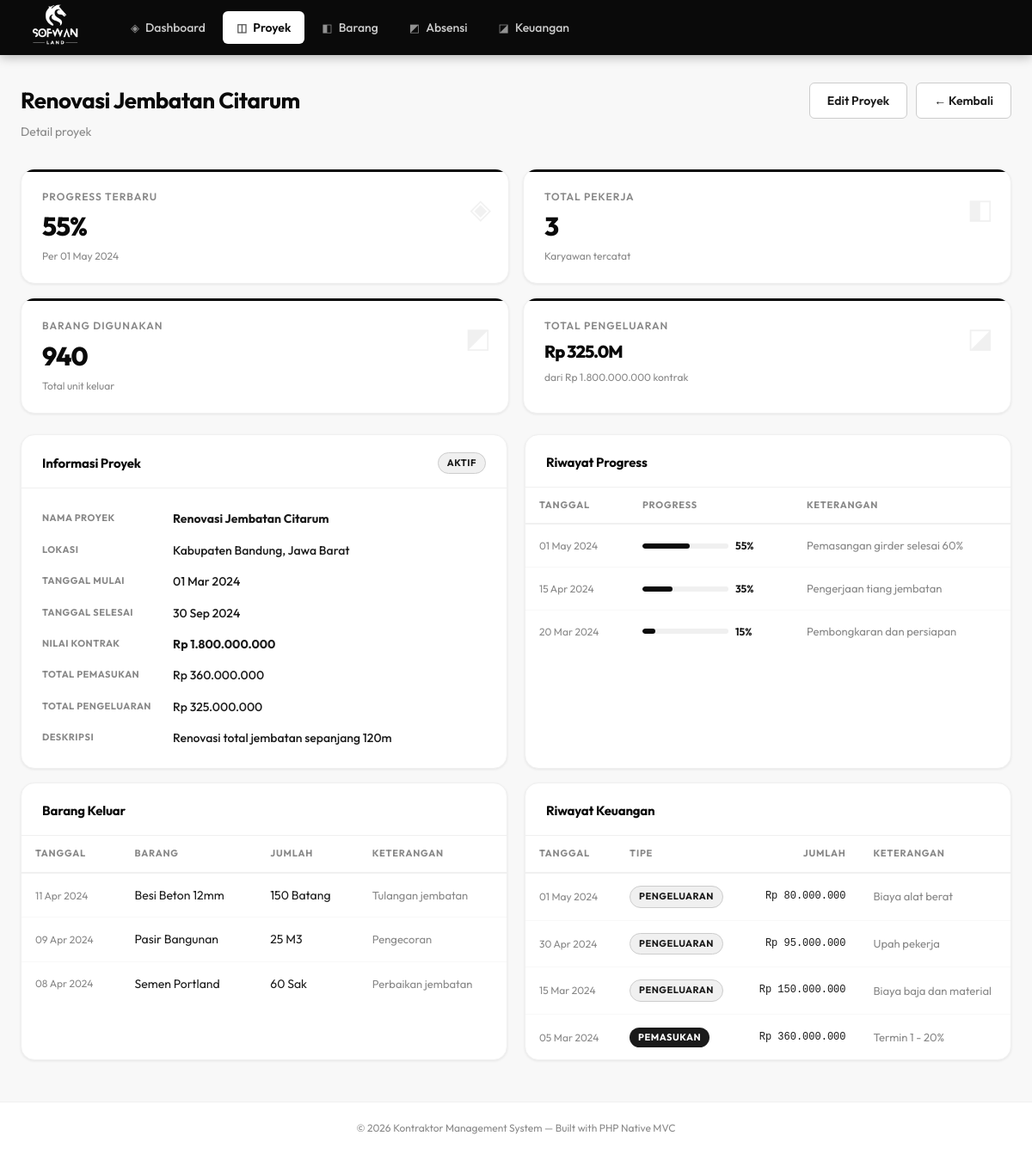
Page /index.php/public/index.php?page=proyek&action=detail&id=2 on the committed database.
### tables this page shows
CREATE TABLE IF NOT EXISTS proyek (
    id INT AUTO_INCREMENT PRIMARY KEY,
    nama_proyek VARCHAR(255) NOT NULL,
    lokasi VARCHAR(255) NOT NULL,
    tanggal_mulai DATE,
    tanggal_selesai DATE,
    nilai_kontrak DECIMAL(15,2) DEFAULT 0,
    status ENUM('aktif','selesai','pending') DEFAULT 'aktif',
    deskripsi TEXT,
    created_at TIMESTAMP DEFAULT CURRENT_TIMESTAMP
);

CREATE TABLE IF NOT EXISTS progress (
    id INT AUTO_INCREMENT PRIMARY KEY,
    id_proyek INT NOT NULL,
    persentase INT NOT NULL DEFAULT 0,
    keterangan TEXT,
    tanggal DATE NOT NULL,
    created_at TIMESTAMP DEFAULT CURRENT_TIMESTAMP,
    FOREIGN KEY (id_proyek) REFERENCES proyek(id)
);

CREATE TABLE IF NOT EXISTS barang_keluar (
    id INT AUTO_INCREMENT PRIMARY KEY,
    id_barang INT NOT NULL,
    id_proyek INT NOT NULL,
    jumlah INT NOT NULL,
    tanggal DATE NOT NULL,
    keterangan TEXT,
    created_at TIMESTAMP DEFAULT CURRENT_TIMESTAMP,
    FOREIGN KEY (id_barang) REFERENCES barang(id),
    FOREIGN KEY (id_proyek) REFERENCES proyek(id)
);

CREATE TABLE IF NOT EXISTS barang (
    id INT AUTO_INCREMENT PRIMARY KEY,
    nama_barang VARCHAR(255) NOT NULL,
    satuan VARCHAR(50),
    stok INT DEFAULT 0,
    harga_satuan DECIMAL(15,2) DEFAULT 0,
    created_at TIMESTAMP DEFAULT CURRENT_TIMESTAMP
);

CREATE TABLE IF NOT EXISTS laporan_keuangan (
    id INT AUTO_INCREMENT PRIMARY KEY,
    id_proyek INT NOT NULL,
    tipe ENUM('pemasukan','pengeluaran') NOT NULL,
    jumlah DECIMAL(15,2) NOT NULL,
    keterangan TEXT,
    tanggal DATE NOT NULL,
    created_at TIMESTAMP DEFAULT CURRENT_TIMESTAMP,
    FOREIGN KEY (id_proyek) REFERENCES proyek(id)
);

### config/database.php (called while the page is built, shortened)
<?php
function getDB() {
    static $pdo = null;
    if ($pdo === null) {
        try {
            $dsn = "mysql:host=" . DB_HOST . ";dbname=" . DB_NAME . ";charset=utf8mb4";
            $pdo = new PDO($dsn, DB_USER, DB_PASS, [
                PDO::ATTR_ERRMODE            => PDO::ERRMODE_EXCEPTION,
                PDO::ATTR_DEFAULT_FETCH_MODE => PDO::FETCH_ASSOC,
                PDO::ATTR_EMULATE_PREPARES   => false,
            ]);
        } catch (PDOException $e) {
            die(json_encode(['error' => 'Koneksi database gagal: ' . $e->getMessage()]));
        }
    }
    return $pdo;
}

### app/models/ProyekModel.php (called while the page is built, shortened)
<?php
class ProyekModel {
    private $db;
    public function __construct() {
        $this->db = getDB();
    }
    public function getDetail(int $id): ?array {
        $stmt = $this->db->prepare("
            SELECT
                p.*,
                COALESCE(pr.persentase, 0) AS progress_terbaru,
                COALESCE(pr.keterangan, '') AS progress_ket,
                COALESCE(pr.tanggal, '') AS progress_tgl,
                COUNT(DISTINCT a.id_karyawan) AS total_pekerja,
                COALESCE(SUM(bk.jumlah), 0) AS total_barang_keluar,
                COALESCE(lk_sum.total_biaya, 0) AS total_biaya,
                COALESCE(lk_sum.total_pemasukan, 0) AS total_pemasukan
            FROM proyek p
            LEFT JOIN (
                SELECT id_proyek, persentase, keterangan, tanggal FROM progress
                WHERE (id_proyek, tanggal) IN (
                    SELECT id_proyek, MAX(tanggal) FROM progress GROUP BY id_proyek
                )
            ) pr ON pr.id_proyek = p.id
            LEFT JOIN absensi a ON a.id_proyek = p.id
            LEFT JOIN barang_keluar bk ON bk.id_proyek = p.id
            LEFT JOIN (
                SELECT id_proyek,
                    SUM(CASE WHEN tipe = 'pengeluaran' THEN jumlah ELSE 0 END) AS total_biaya,
                    SUM(CASE WHEN tipe = 'pemasukan' THEN jumlah ELSE 0 END) AS total_pemasukan
                FROM laporan_keuangan GROUP BY id_proyek
            ) lk_sum ON lk_sum.id_proyek = p.id
            WHERE p.id = ?
            GROUP BY p.id, pr.persentase, pr.keterangan, pr.tanggal,
                     lk_sum.total_biaya, lk_sum.total_pemasukan
        ");
        $stmt->execute([$id]);
        return $stmt->fetch() ?: null;
    }
    public function getProgressHistory(int $id): array {
        $stmt = $this->db->prepare(
            "SELECT * FROM progress WHERE id_proyek = ? ORDER BY tanggal DESC LIMIT 10"
        );
        $stmt->execute([$id]);
        return $stmt->fetchAll();
    }
    public function getKeuanganHistory(int $id): array {
        $stmt = $this->db->prepare(
            "SELECT * FROM laporan_keuangan WHERE id_proyek = ? ORDER BY tanggal DESC LIMIT 10"
        );
        $stmt->execute([$id]);
        return $stmt->fetchAll();
    }
    public function getBarangKeluar(int $id): array {
        $stmt = $this->db->prepare("
            SELECT bk.*, b.nama_barang, b.satuan
            FROM barang_keluar bk
            JOIN barang b ON b.id = bk.id_barang
            WHERE bk.id_proyek = ?
            ORDER BY bk.tanggal DESC
        ");
        $stmt->execute([$id]);
        return $stmt->fetchAll();
    }
}

### app/views/proyek/detail.php (the view)
<?php require BASE_PATH . '/app/views/layouts/header.php'; ?>
<div class="detail-stats">
    <div class="stat-card">
        <div class="stat-label">Progress Terbaru</div>
        <div class="stat-value"><?= $proyek['progress_terbaru'] ?>%</div>
        <?php if ($proyek['progress_tgl']): ?>
        <div class="stat-trend">Per <?= date('d M Y', strtotime($proyek['progress_tgl'])) ?></div>
        <?php endif; ?>
        <div class="stat-icon">◈</div>
    </div>
    <div class="stat-card">
        <div class="stat-label">Total Pekerja</div>
        <div class="stat-value"><?= $proyek['total_pekerja'] ?></div>
        <div class="stat-trend">Karyawan tercatat</div>
        <div class="stat-icon">◧</div>
    </div>
    <div class="stat-card">
        <div class="stat-label">Barang Digunakan</div>
        <div class="stat-value"><?= number_format($proyek['total_barang_keluar']) ?></div>
        <div class="stat-trend">Total unit keluar</div>
        <div class="stat-icon">◩</div>
    </div>
    <div class="stat-card">
        <div class="stat-label">Total Pengeluaran</div>
        <div class="stat-value small">Rp <?= number_format($proyek['total_biaya']/1000000, 1) ?>M</div>
        <div class="stat-trend">dari Rp <?= number_format($proyek['nilai_kontrak'], 0, ',', '.') ?> kontrak</div>
        <div class="stat-icon">◪</div>
    </div>
</div>
<div class="grid-2">
    <div class="card">
        <div class="card-header"><span class="card-title">Informasi Proyek</span>
            <span class="badge badge-<?= $proyek['status'] ?>"><?= ucfirst($proyek['status']) ?></span>
        </div>
        <div class="card-body">
            <div class="info-list">
                <div class="info-item">
                    <span class="info-key">Nama Proyek</span>
                    <span class="info-val fw-700"><?= htmlspecialchars($proyek['nama_proyek']) ?></span>
                </div>
                <div class="info-item">
                    <span class="info-key">Lokasi</span>
                    <span class="info-val"><?= htmlspecialchars($proyek['lokasi']) ?></span>
                </div>
                <div class="info-item">
                    <span class="info-key">Tanggal Mulai</span>
                    <span class="info-val"><?= $proyek['tanggal_mulai'] ? date('d M Y', strtotime($proyek['tanggal_mulai'])) : '-' ?></span>
                </div>
                <div class="info-item">
                    <span class="info-key">Tanggal Selesai</span>
                    <span class="info-val"><?= $proyek['tanggal_selesai'] ? date('d M Y', strtotime($proyek['tanggal_selesai'])) : '-' ?></span>
                </div>
                <div class="info-item">
                    <span class="info-key">Nilai Kontrak</span>
                    <span class="info-val fw-700">Rp <?= number_format($proyek['nilai_kontrak'], 0, ',', '.') ?></span>
                </div>
                <div class="info-item">
                    <span class="info-key">Total Pemasukan</span>
                    <span class="info-val">Rp <?= number_format($proyek['total_pemasukan'], 0, ',', '.') ?></span>
                </div>
                <div class="info-item">
                    <span class="info-key">Total Pengeluaran</span>
                    <span class="info-val">Rp <?= number_format($proyek['total_biaya'], 0, ',', '.') ?></span>
                </div>
                <?php if ($proyek['deskripsi']): ?>
                <div class="info-item">
                    <span class="info-key">Deskripsi</span>
                    <span class="info-val"><?= nl2br(htmlspecialchars($proyek['deskripsi'])) ?></span>
                </div>
                <?php endif; ?>
            </div>
        </div>
    </div>
    <div class="card">
        <div class="card-header"><span class="card-title">Riwayat Progress</span></div>
        <div class="table-wrap">
            <table>
                <thead>
                    <tr><th>Tanggal</th><th>Progress</th><th>Keterangan</th></tr>
                </thead>
                <tbody>
                    <?php if (empty($progressHistory)): ?>
                    <tr><td colspan="3" class="text-center text-muted" style="padding:24px">Belum ada riwayat progress</td></tr>
                    <?php else: ?>
                    <?php foreach ($progressHistory as $pr): ?>
                    <tr>
                        <td class="text-muted" style="font-size:12px"><?= date('d M Y', strtotime($pr['tanggal'])) ?></td>
                        <td>
                            <div class="flex">
                                <div class="progress-bar-wrap">
                                    <div class="progress-bar-fill" data-width="<?= $pr['persentase'] ?>"></div>
                                </div>
                                <span class="progress-label"><?= $pr['persentase'] ?>%</span>
                            </div>
                        </td>
                        <td class="text-muted"><?= htmlspecialchars($pr['keterangan'] ?? '-') ?></td>
                    </tr>
                    <?php endforeach; ?>
                    <?php endif; ?>
                </tbody>
            </table>
        </div>
    </div>
</div>
<div class="grid-2 mt-4">
    <div class="card">
        <div class="card-header"><span class="card-title">Barang Keluar</span></div>
        <div class="table-wrap">
            <table>
                <thead><tr><th>Tanggal</th><th>Barang</th><th>Jumlah</th><th>Keterangan</th></tr></thead>
                <tbody>
                    <?php if (empty($barangKeluar)): ?>
                    <tr><td colspan="4" class="text-center text-muted" style="padding:24px">Belum ada barang keluar</td></tr>
                    <?php else: ?>
                    <?php foreach ($barangKeluar as $bk): ?>
                    <tr>
                        <td class="text-muted" style="font-size:12px"><?= date('d M Y', strtotime($bk['tanggal'])) ?></td>
                        <td><?= htmlspecialchars($bk['nama_barang']) ?></td>
                        <td><?= number_format($bk['jumlah']) ?> <?= $bk['satuan'] ?></td>
                        <td class="text-muted"><?= htmlspecialchars($bk['keterangan'] ?? '-') ?></td>
                    </tr>
                    <?php endforeach; ?>
                    <?php endif; ?>
                </tbody>
            </table>
        </div>
    </div>
    <div class="card">
        <div class="card-header"><span class="card-title">Riwayat Keuangan</span></div>
        <div class="table-wrap">
            <table>
                <thead><tr><th>Tanggal</th><th>Tipe</th><th class="text-right">Jumlah</th><th>Keterangan</th></tr></thead>
                <tbody>
                    <?php if (empty($keuanganHistory)): ?>
                    <tr><td colspan="4" class="text-center text-muted" style="padding:24px">Belum ada data keuangan</td></tr>
                    <?php else: ?>
                    <?php foreach ($keuanganHistory as $lk): ?>
                    <tr>
                        <td class="text-muted" style="font-size:12px"><?= date('d M Y', strtotime($lk['tanggal'])) ?></td>
                        <td><span class="badge <?= $lk['tipe'] === 'pemasukan' ? 'badge-selesai' : 'badge-aktif' ?>"><?= ucfirst($lk['tipe']) ?></span></td>
                        <td class="text-right font-mono" style="font-size:12px">Rp <?= number_format($lk['jumlah'], 0, ',', '.') ?></td>
                        <td class="text-muted"><?= htmlspecialchars($lk['keterangan'] ?? '-') ?></td>
                    </tr>
                    <?php endforeach; ?>
                    <?php endif; ?>
                </tbody>
            </table>
        </div>
    </div>
</div>
<?php require BASE_PATH . '/app/views/layouts/footer.php'; ?>

### app/views/layouts/header.php (shortened to what this page needs)
<!DOCTYPE html>
<html lang="id">
<head>
    <link rel="stylesheet" href="<?= BASE_URL ?>/public/assets/css/style.css">
</head>
<body>
<nav class="navbar d-flex justify-content-between align-items-center">
  <div class="d-flex align-items-center">
        <img src="assets/logoputih.png" width="80" class="me-2">
    </div>
    <div class="navbar-menu" id="navMenu">
        <?php
        $currentPage = $_GET['page'] ?? 'dashboard';
        $menuItems = [
            'dashboard' => ['icon' => '◈', 'label' => 'Dashboard'],
            'proyek'    => ['icon' => '◫', 'label' => 'Proyek'],
            'barang'    => ['icon' => '◧', 'label' => 'Barang'],
            'absensi'   => ['icon' => '◩', 'label' => 'Absensi'],
            'keuangan'  => ['icon' => '◪', 'label' => 'Keuangan'],
        ];
        foreach ($menuItems as $key => $item):
            $isActive = ($currentPage === $key) ? 'active' : '';
        ?>
        <a href="<?= BASE_URL ?>/public/index.php?page=<?= $key ?>" class="nav-link <?= $isActive ?>">
            <span class="nav-icon"><?= $item['icon'] ?></span>
            <?= $item['label'] ?>
        </a>
        <?php endforeach; ?>
    </div>
</nav>
<main class="main-content">
    <div class="page-header">
        <div>
            <h1 class="page-title"><?= $pageTitle ?? 'Dashboard' ?></h1>
            <?php if (!empty($pageSubtitle)): ?>
            <p class="page-subtitle"><?= $pageSubtitle ?></p>
            <?php endif; ?>
        </div>
        <?php if (!empty($pageAction)): ?>
        <div class="page-actions">
            <?= $pageAction ?>
        </div>
        <?php endif; ?>
    </div>

### rows in the picture
proyek: nama_proyek "Renovasi Jembatan Citarum", nilai_kontrak "1.800.000.000", status "AKTIF", lokasi "Kabupaten Bandung, Jawa Barat", tanggal_mulai "01 Mar 2024", tanggal_selesai "30 Sep 2024", deskripsi "Renovasi total jembatan sepanjang 120m"
progress: tanggal "01 May 2024", persentase "55", keterangan "Pemasangan girder selesai 60%"
progress: tanggal "15 Apr 2024", persentase "35", keterangan "Pengerjaan tiang jembatan"
progress: tanggal "20 Mar 2024", persentase "15", keterangan "Pembongkaran dan persiapan"
barang_keluar: tanggal "11 Apr 2024", id_barang.nama_barang "Besi Beton 12mm", jumlah "150", id_barang.satuan "Batang", keterangan "Tulangan jembatan"
barang_keluar: tanggal "09 Apr 2024", id_barang.nama_barang "Pasir Bangunan", jumlah "25", id_barang.satuan "M3", keterangan "Pengecoran"
barang_keluar: tanggal "08 Apr 2024", id_barang.nama_barang "Semen Portland", jumlah "60", id_barang.satuan "Sak", keterangan "Perbaikan jembatan"
laporan_keuangan: tanggal "01 May 2024", tipe "PENGELUARAN", jumlah "80.000.000", keterangan "Biaya alat berat"
laporan_keuangan: tanggal "30 Apr 2024", tipe "PENGELUARAN", jumlah "95.000.000", keterangan "Upah pekerja"
laporan_keuangan: tanggal "15 Mar 2024", tipe "PENGELUARAN", jumlah "150.000.000", keterangan "Biaya baja dan material"
laporan_keuangan: tanggal "05 Mar 2024", tipe "PEMASUKAN", jumlah "360.000.000", keterangan "Termin 1 - 20%"

### other values in the picture
$item['icon'] "◈"
$item['label'] "Dashboard"
$item['icon'] "◫"
$item['label'] "Proyek"
$item['icon'] "◧"
$item['label'] "Barang"
$item['icon'] "◩"
$item['label'] "Absensi"
$item['icon'] "◪"
$item['label'] "Keuangan"
$pageSubtitle "Detail proyek"
$proyek['progress_terbaru'] "55"
date('d M Y', strtotime($proyek['progress_tgl'])) "01 May 2024"
$proyek['total_pekerja'] "3"
$proyek['total_barang_keluar'] "940"
